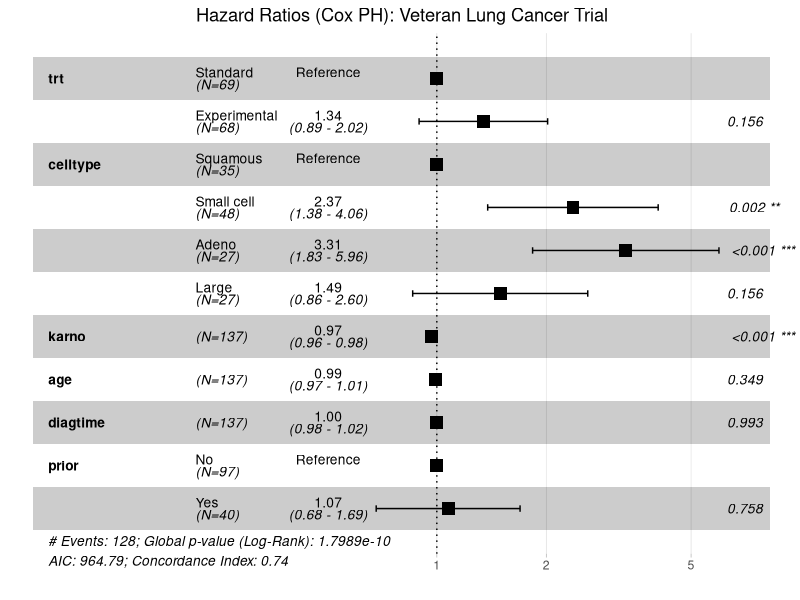
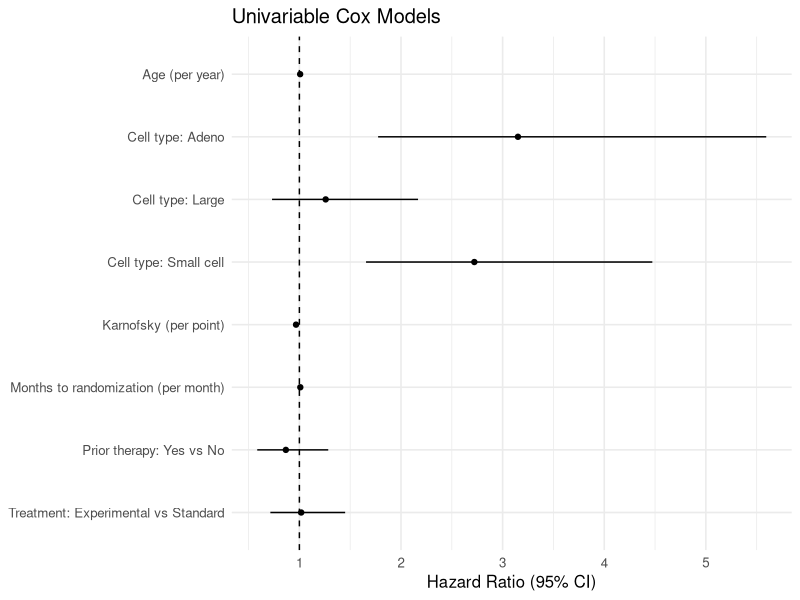
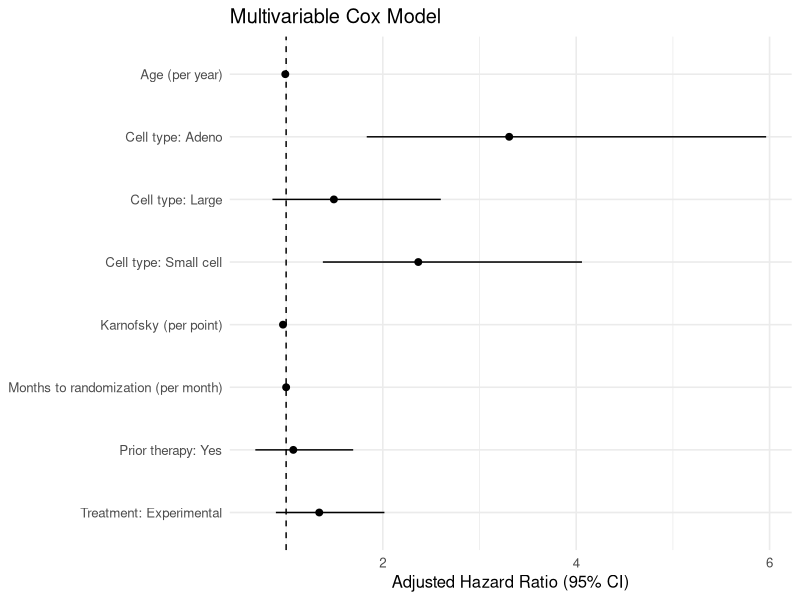

Reproduce these figures in R, in order.
## ---- chunk 1
# packages
library(survival)
library(survminer)   # ggforest
library(dplyr)
library(forcats)
library(broom)
library(purrr)
library(ggplot2)
library(ranger)
library(glue)

# Load dataset explicitly from survival package
veteran <- survival::veteran
## ---- chunk 2
# Load and clean dataset
veteran2 <- veteran %>%
  mutate(
    trt      = factor(trt, levels = c(1, 2), labels = c("Standard", "Experimental")),
    celltype = factor(celltype, levels = c("squamous", "smallcell", "adeno", "large"),
                      labels = c("Squamous", "Small cell", "Adenocarcinoma", "Large cell")),
    prior    = factor(prior, levels = c(0, 10), labels = c("No", "Yes"))
  )

# Counts by treatment group
group_counts <- veteran2 %>%
  count(trt, name = "n")

# Age & Karnofsky summaries
age_summary <- summary(veteran2$age)
karno_summary <- summary(veteran2$karno)

# Cell type distribution
celltype_dist <- prop.table(table(veteran2$celltype)) * 100

# Prior therapy proportion
prior_dist <- prop.table(table(veteran2$prior)) * 100

# Kaplan–Meier medians by group
km_fit <- survfit(Surv(time, status) ~ trt, data = veteran2)
km_meds <- surv_median(km_fit)

# Log-rank test
logrank <- survdiff(Surv(time, status) ~ trt, data = veteran2)
logrank_p <- 1 - pchisq(logrank$chisq, length(logrank$n) - 1)

# Event breakdown
events <- sum(veteran2$status == 1)
censored <- sum(veteran2$status == 0)

# Print results
cat("\n**Sample size:**", nrow(veteran2), "patients\n")
cat("Treatment groups:\n")
print(group_counts)

cat("\nMedian age:", round(age_summary[["Median"]]), 
    "years (IQR:", age_summary[["1st Qu."]], "-", age_summary[["3rd Qu."]], ")\n")

cat("Median Karnofsky score:", round(karno_summary[["Median"]]), 
    "(IQR:", karno_summary[["1st Qu."]], "-", karno_summary[["3rd Qu."]], ")\n")

cat("\nCell type distribution (%):\n")
print(round(celltype_dist, 1))

cat("\nPrior therapy (%):\n")
print(round(prior_dist, 1))

cat("\nMedian survival (days):\n")
print(km_meds)

cat("\nLog-rank p-value:", signif(logrank_p, 3), "\n")

cat("\nDeaths:", events, "(", round(events / nrow(veteran2) * 100, 1), "%)\n")
cat("Censored:", censored, "(", round(censored / nrow(veteran2) * 100, 1), "%)\n")

# Overall
km_all <- survfit(Surv(time, status) ~ 1, data = veteran)
overall <- surv_median(km_all)

# By treatment (1=Standard, 2=Experimental)
vet2 <- within(veteran, trt <- factor(trt, levels = c(1,2), labels = c("Standard","Experimental")))
km_by <- survfit(Surv(time, status) ~ trt, data = vet2)
byarm  <- surv_median(km_by)

# Nicely formatted output
print(overall)
print(byarm)
## ---- chunk 3
# Data (explicit to be bulletproof)
v2 <- veteran %>%
  mutate(
    trt      = factor(trt, levels = c(1, 2), labels = c("Standard", "Experimental")),
    celltype = factor(celltype, levels = c("squamous","smallcell","adeno","large"),
                      labels = c("Squamous","Small cell","Adenocarcinoma","Large cell")),
    prior    = factor(prior, levels = c(0, 10), labels = c("No","Yes"))
  )

# N and group counts
n_total <- nrow(v2)
n_by_trt <- v2 %>% count(trt, name = "n")
n_std <- n_by_trt$n[n_by_trt$trt == "Standard"]
n_exp <- n_by_trt$n[n_by_trt$trt == "Experimental"]

# Age & Karnofsky medians + IQR
q_age   <- quantile(v2$age,    probs = c(0.25, 0.5, 0.75), na.rm = TRUE)
q_karno <- quantile(v2$karno,  probs = c(0.25, 0.5, 0.75), na.rm = TRUE)
med_age    <- round(q_age[2]);    iqr_age_l <- round(q_age[1]);    iqr_age_u <- round(q_age[3])
med_karno  <- round(q_karno[2]);  iqr_kar_l <- round(q_karno[1]);  iqr_kar_u <- round(q_karno[3])

# Cell type distribution (%)
cell_pct <- round(100 * prop.table(table(v2$celltype)), 1)
cell_lines <- paste0(names(cell_pct), " (", cell_pct, "%)")
cell_line  <- paste(cell_lines, collapse = ", ")

# Prior therapy (% Yes / No)
prior_pct <- round(100 * prop.table(table(v2$prior)), 1)
prior_yes <- unname(prior_pct["Yes"])
prior_no  <- unname(prior_pct["No"])

# KM medians (overall + by arm) with 95% CI
km_all  <- survfit(Surv(time, status) ~ 1,  data = v2)
overall <- surv_median(km_all)  # columns: median, lower, upper
med_all <- round(overall$median);  ci_all_l <- round(overall$lower);  ci_all_u <- round(overall$upper)

km_by  <- survfit(Surv(time, status) ~ trt, data = v2)
byarm  <- surv_median(km_by)
# rows are by trt strata in level order (Standard, Experimental)
med_std   <- round(byarm$median[byarm$strata == "trt=Standard"])
ci_std_l  <- round(byarm$lower [byarm$strata == "trt=Standard"])
ci_std_u  <- round(byarm$upper [byarm$strata == "trt=Standard"])
med_exp   <- round(byarm$median[byarm$strata == "trt=Experimental"])
ci_exp_l  <- round(byarm$lower [byarm$strata == "trt=Experimental"])
ci_exp_u  <- round(byarm$upper [byarm$strata == "trt=Experimental"])

# Log-rank test
lr <- survdiff(Surv(time, status) ~ trt, data = v2)
lr_p <- signif(1 - pchisq(lr$chisq, length(lr$n) - 1), 3)

# Event breakdown
deaths   <- sum(v2$status == 1)
censored <- sum(v2$status == 0)
deaths_pct   <- round(100 * deaths   / n_total, 1)
censored_pct <- round(100 * censored / n_total, 1)

# ---- Print Markdown bullets ----
cat(glue("
- **Sample size:** {n_total} patients  
- **Treatment groups:** Standard = **{n_std}**, Experimental = **{n_exp}**

**Baseline characteristics**  
- **Median age:** **{med_age}** years (IQR: **{iqr_age_l}–{iqr_age_u}**)  
- **Median Karnofsky score:** **{med_karno}** (IQR: **{iqr_kar_l}–{iqr_kar_u}**)  
- **Cell type distribution:** {cell_line}  
- **Prior therapy:** **{prior_yes}%** \"Yes\" (**{prior_no}%** \"No\")

**Survival outcomes**  
- **Median survival (all patients):** **{med_all}** days (95% CI: **{ci_all_l}–{ci_all_u}**)  
- **By treatment group:**  
  - **Standard:** **{med_std}** days (95% CI: **{ci_std_l}–{ci_std_u}**)  
  - **Experimental:** **{med_exp}** days (95% CI: **{ci_exp_l}–{ci_exp_u}**)  
- **Log-rank test:** *p* = **{lr_p}**  

**Event status**  
- **Deaths:** **{deaths}** ({deaths_pct}%)  
- **Censored:** **{censored}** ({censored_pct}%)
"))
## ---- chunk 4
# factor housekeeping to get nice labels
veteran2 <- veteran %>%
  mutate(
    trt      = factor(trt, levels = c(1, 2), labels = c("Standard", "Experimental")),
    celltype = factor(celltype, levels = c("squamous","smallcell","adeno","large"),
                      labels = c("Squamous","Small cell","Adeno","Large")),
    prior    = factor(prior, levels = c(0, 10), labels = c("No","Yes"))
  )

# multivariable Cox model (tweak as per your analysis)
cox_multi <- coxph(Surv(time, status) ~ trt + celltype + karno + age + diagtime + prior,
                   data = veteran2)

# publishable forest plot
ggforest(
  cox_multi, data = veteran2,
  main = "Hazard Ratios (Cox PH): Veteran Lung Cancer Trial",
  fontsize = 0.9,
  noDigits = 2,
  refLabel = "Reference"
)

## ---- chunk 5

# choose covariates to scan (you can add/remove)
covars <- c("trt","celltype","karno","age","diagtime","prior")

uni_df <- map_dfr(covars, function(v) {
  f <- as.formula(paste0("Surv(time, status) ~ ", v))
  fit <- coxph(f, data = veteran2)
  broom::tidy(fit, exponentiate = TRUE, conf.int = TRUE) %>%
    mutate(term_group = v)
})

# pretty labels
uni_df <- uni_df %>%
  mutate(
    pretty = case_when(
      term == "trtExperimental" ~ "Treatment: Experimental vs Standard",
      term == "priorYes"        ~ "Prior therapy: Yes vs No",
      grepl("celltype", term)   ~ sub("celltype", "Cell type: ", term),
      term == "karno"           ~ "Karnofsky (per point)",
      term == "age"             ~ "Age (per year)",
      term == "diagtime"        ~ "Months to randomization (per month)",
      TRUE ~ term
    )
  )

ggplot(uni_df, aes(x = forcats::fct_rev(pretty), y = estimate)) +
  geom_point() +
  geom_errorbar(aes(ymin = conf.low, ymax = conf.high), width = 0) +
  geom_hline(yintercept = 1, linetype = 2) +
  coord_flip() +
  labs(
    x = NULL, y = "Hazard Ratio (95% CI)",
    title = "Univariable Cox Models"
  ) +
  theme_minimal(base_size = 12)

## ---- chunk 6

multi_tidy <- broom::tidy(cox_multi, exponentiate = TRUE, conf.int = TRUE) %>%
  mutate(
    pretty = case_when(
      term == "trtExperimental" ~ "Treatment: Experimental",
      term == "priorYes"        ~ "Prior therapy: Yes",
      grepl("celltype", term)   ~ sub("celltype", "Cell type: ", term),
      term == "karno"           ~ "Karnofsky (per point)",
      term == "age"             ~ "Age (per year)",
      term == "diagtime"        ~ "Months to randomization (per month)",
      TRUE ~ term
    )
  )

ggplot(multi_tidy, aes(x = forcats::fct_rev(pretty), y = estimate)) +
  geom_point(size = 2) +
  geom_errorbar(aes(ymin = conf.low, ymax = conf.high), width = 0) +
  geom_hline(yintercept = 1, linetype = 2) +
  coord_flip() +
  theme_minimal(base_size = 12) +
  labs(
    x = NULL, y = "Adjusted Hazard Ratio (95% CI)",
    title = "Multivariable Cox Model"
  )

## ---- chunk 7

# KM (overall)
km_fit  <- survfit(Surv(time, status) ~ 1, data = veteran2)
# Cox baseline survival
cox_fit <- survfit(cox_multi)  # from the model above
# Random forest survival
rf_fit  <- ranger(Surv(time, status) ~ trt + celltype + karno + age + diagtime + prior,
                  data = veteran2, mtry = 3, splitrule = "logrank", num.trees = 1000)

# build a combined df like the article, then ggplot the three curves
# (structure mirrors the RViews code)
